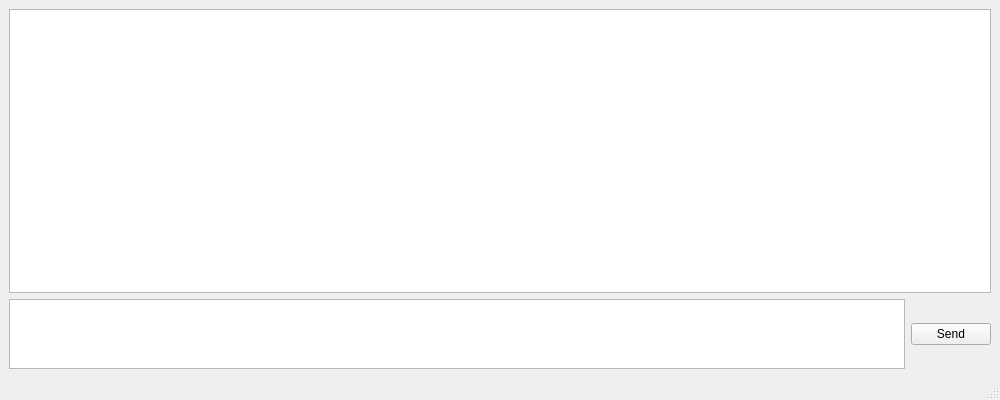
<?xml version="1.0" encoding="UTF-8"?>
<ui version="4.0">
 <class>MainWindow</class>
 <widget class="QMainWindow" name="MainWindow">
  <property name="geometry">
   <rect>
    <x>0</x>
    <y>0</y>
    <width>1000</width>
    <height>400</height>
   </rect>
  </property>
  <property name="sizePolicy">
   <sizepolicy hsizetype="Fixed" vsizetype="Fixed">
    <horstretch>0</horstretch>
    <verstretch>0</verstretch>
   </sizepolicy>
  </property>
  <property name="minimumSize">
   <size>
    <width>400</width>
    <height>300</height>
   </size>
  </property>
  <property name="maximumSize">
   <size>
    <width>1000</width>
    <height>400</height>
   </size>
  </property>
  <property name="contextMenuPolicy">
   <enum>Qt::NoContextMenu</enum>
  </property>
  <property name="windowTitle">
   <string>Alert Server</string>
  </property>
  <widget class="QWidget" name="centralwidget">
   <layout class="QGridLayout" name="gridLayout">
    <item row="1" column="0" colspan="2">
     <layout class="QHBoxLayout" name="horizontalLayout_2">
      <item alignment="Qt::AlignVCenter">
       <widget class="QTextEdit" name="textedit"/>
      </item>
      <item>
       <widget class="QPushButton" name="send_button">
        <property name="text">
         <string>Send</string>
        </property>
       </widget>
      </item>
     </layout>
    </item>
    <item row="0" column="0" colspan="2">
     <widget class="QTableView" name="tableView">
      <property name="focusPolicy">
       <enum>Qt::NoFocus</enum>
      </property>
      <property name="contextMenuPolicy">
       <enum>Qt::DefaultContextMenu</enum>
      </property>
      <property name="editTriggers">
       <set>QAbstractItemView::NoEditTriggers</set>
      </property>
     </widget>
    </item>
   </layout>
  </widget>
  <widget class="QStatusBar" name="statusbar"/>
 </widget>
 <resources/>
 <connections/>
</ui>
